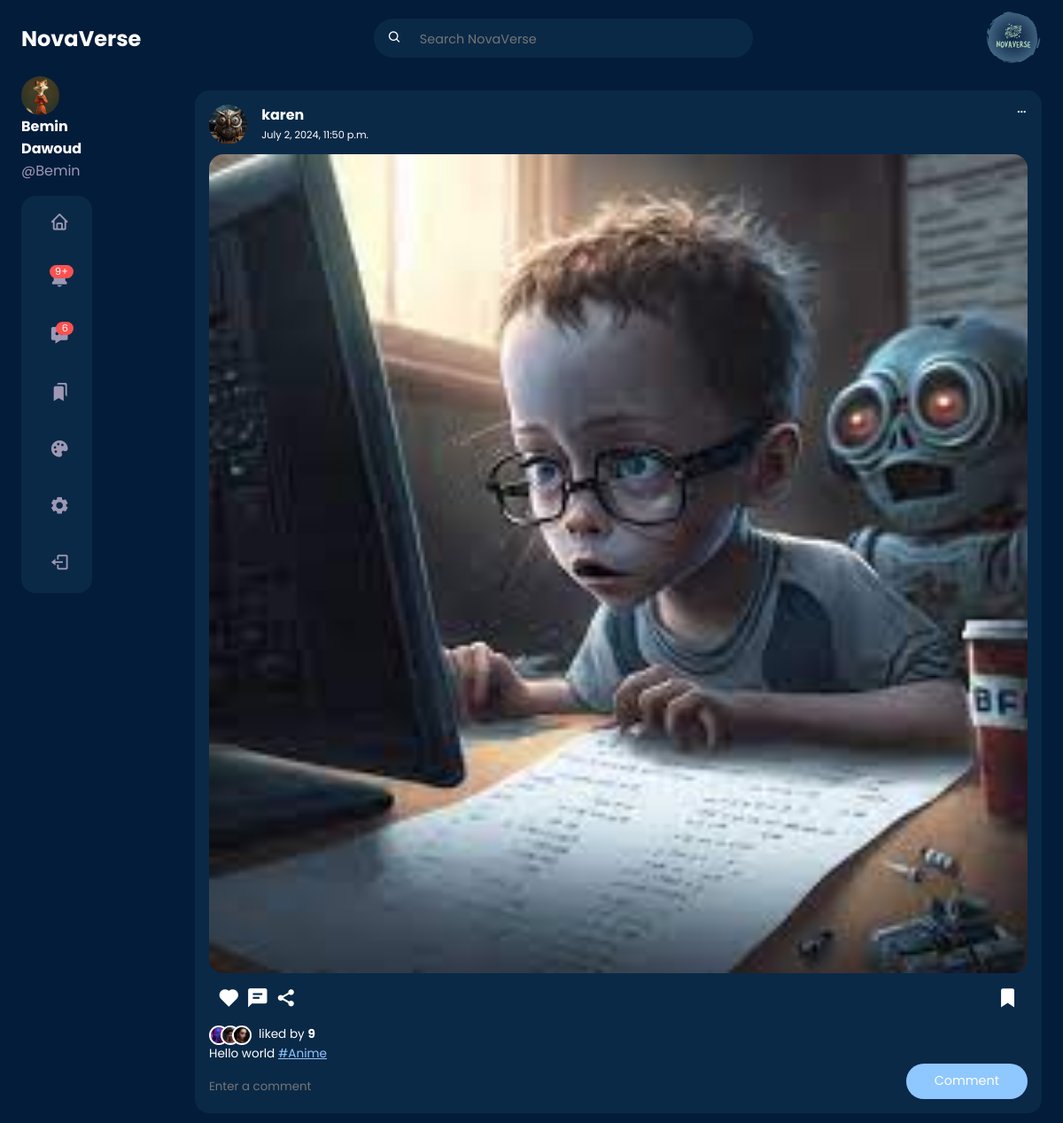
The app's page /post/bec9c615-2260-4670-af3f-07837b4facbf (signed in), older data.
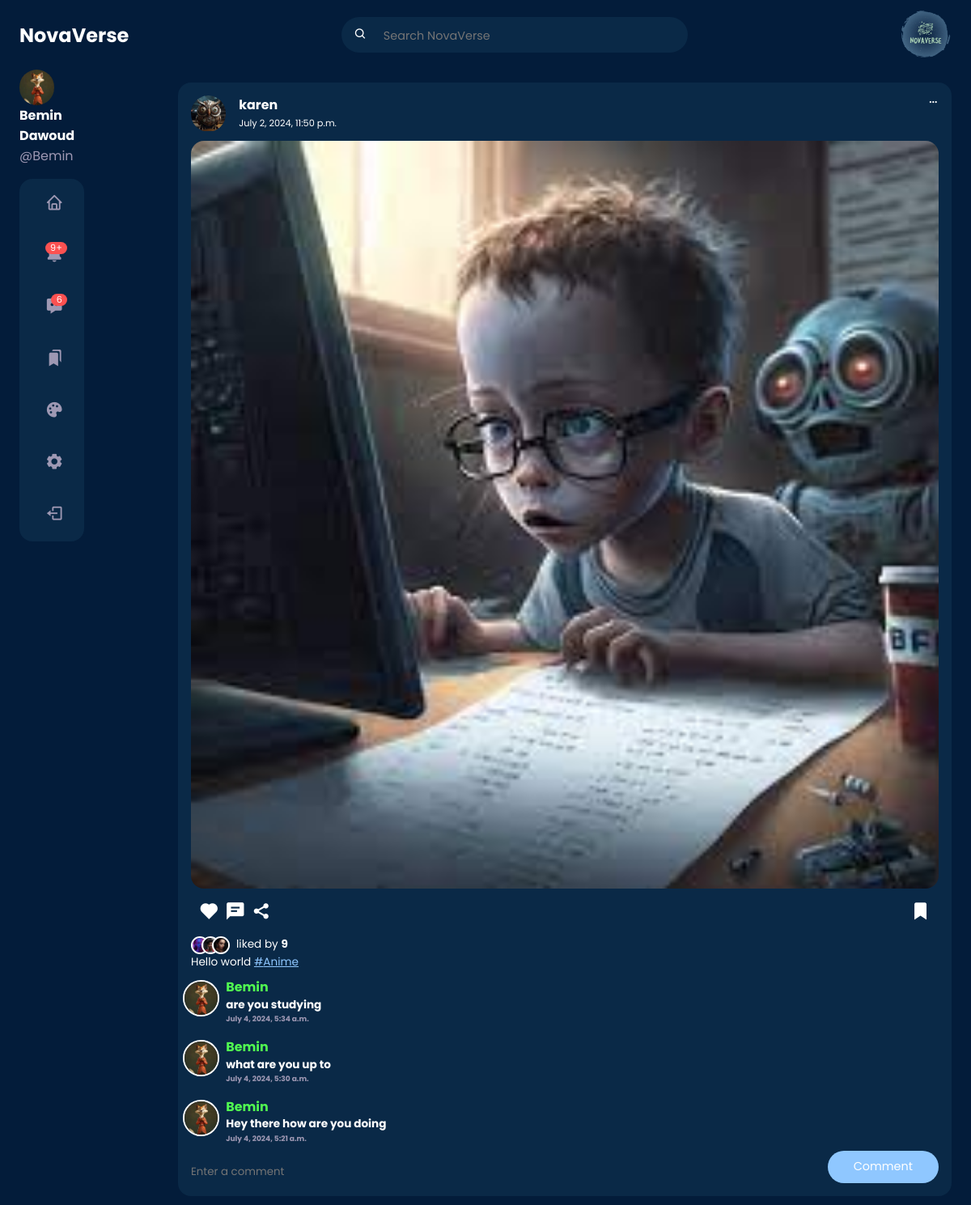
The same page, newer data.
### userauth/models.py (models this page shows, shortened)
class Profile(models.Model):
    user = models.OneToOneField(User, on_delete=models.CASCADE)
    first_name = models.CharField(max_length=100, null=True, blank=True)
    last_name = models.CharField(max_length=100, null=True, blank=True)
    location = models.CharField(max_length=100, null=True, blank=True)
    url = models.URLField(max_length=1000, null=True, blank=True)
    bio = models.TextField(max_length=200, null=True, blank=True)
    created = models.DateField(auto_now_add=True)
    picture = models.ImageField(
        upload_to=user_directory_path,
        null=True,
        blank=True,
        verbose_name="profile-Picture",
    )
    favourite = models.ManyToManyField(Post)

### post/models.py (models this page shows, shortened)
class Post(models.Model):
    id = models.UUIDField(primary_key=True, default=uuid.uuid4, editable=False)
    picture = models.ImageField(
        upload_to=user_directory_path, verbose_name="Picture", null=True
    )
    caption = models.CharField(max_length=10000, verbose_name="Caption")
    posted = models.DateTimeField(auto_now_add=True)
    tags = models.ManyToManyField(Tag, related_name="tags")
    user = models.ForeignKey(User, on_delete=models.CASCADE)
    likes = models.IntegerField(default=0)

class Tag(models.Model):
    title = models.CharField(max_length=100, verbose_name="Tag")
    slug = models.SlugField(null=False, unique=True, default=uuid.uuid1)
    class Meta:
        verbose_name = "Tag"
        verbose_name_plural = "Tags"

### comment/models.py (models this page shows)
class Comment(models.Model):
    post = models.ForeignKey(Post, on_delete=models.CASCADE)
    user = models.ForeignKey(User, on_delete=models.CASCADE)
    body = models.TextField()
    date = models.DateTimeField(auto_now_add=True)

### post/views.py (the view)
# urls.py: path("post/<uuid:post_id>", views.postDetail, name="post-detail"),
def postDetail(request, post_id):
    post = get_object_or_404(Post, id=post_id)
    post_user_profile = Profile.objects.get(user=post.user)
    user_profile = Profile.objects.get(user=request.user)
    comments = Comment.objects.filter(post=post).order_by("-date")
    for comment in comments:
        comment.profile = Profile.objects.get(user=comment.user)
    if request.method == "POST":
        form = CommentForm(request.POST, request.FILES)
        if form.is_valid():
            comment = form.save(commit=False)
            comment.post = post
            comment.user = request.user
            comment.save()
            return HttpResponseRedirect(reverse("post-detail", args=[post_id]))
    else:
        form = CommentForm()
    context = {
        "post": post,
        "user_profile": user_profile,
        "post_user_profile": post_user_profile,
        "comments": comments,
        "form": form,
    }
    return render(request, "post-detail.html", context)

### comment/forms.py
class CommentForm(forms.ModelForm):
    body = forms.CharField(
        widget=forms.TextInput(
            attrs={"class": "input", "placeholder": "Enter a comment"}
        ),
        required=True,
    )
    class Meta:
        model = Comment
        fields = ["body"]

### templates/post-detail.html (shortened to what this page needs)
{% load static %}
<!DOCTYPE html>
<html lang="en">
<head>
	<link rel="stylesheet" href="{% static 'style/home.css' %}">
	<link rel="stylesheet" href="{% static 'style/postdetail.css' %}">
	<link href='https://unpkg.com/boxicons@2.1.4/css/boxicons.min.css' rel='stylesheet'>
</head>
<body>
	{% include "nav.html" %}
	<main>
		<div class="container">
			<div class="left">
				<a href="{% url 'profile' user.username %}" class="profile">
					<div class="profile-photo">
						<a href="{% url 'profile' profile.user.username %}">
							{% if user_profile.picture %}
							<img src="{{ user_profile.picture.url }}" alt="">
							{% else %}
							<img src="{% static 'img/default.jpg' %}" alt="Default Profile Picture">
							{% endif %}
						</a>
					</div>
					<div class="handle">
						<h4>{{user.first_name}} {{user.last_name}}</h4>
						<p class="text-muted">
							@{{user.username}}
						</p>
					</div>
				</a>
				{% include 'sidebar.html' %}
			</div>
			<div class="middle">
				<div class="feeds">
					<div class="feed">
						<div class="head">
							<div class="user">
								<div class="profile-photo">
									<img src="{{ post_user_profile.picture.url}}">
								</div>
								<div class="info">
									<a href="{% url 'profile' post.user.username %}">
										<h3>{{ post.user.username }}</h3>
									</a>
									<small>{{ post.posted }}</small>
								</div>
							</div>
							<span class="edit">
								<i class='bx bx-dots-horizontal-rounded'></i>
							</span>
						</div>
						<div class="photo">
							<img src="{{ post.picture.url }}">
						</div>
						<div class="action-buttons">
							<div class="interaction-buttons">
								<span>
									<a href="{% url 'like' post.id %}" class="like-button" data-id="{{ post.id }}">
										<i id="like-icon-{{ post.id }}"
											class='bx bxs-heart {% if post.user_liked %} liked {% endif %}'></i>
									</a>
								</span>
								<span><i class='bx bxs-comment-detail'></i></span>
								<span><i class='bx bxs-share-alt'></i></span>
							</div>
							<div class="bookmark">
								<span>
									<a href="{% url 'favourite' post.id %}" class="favourite-button"
										data-id="{{post.id}}">
										<i class='bx bxs-bookmark'></i>
									</a>
								</span>
							</div>
						</div>
						<div class="liked-by">
							<span><img src="{% static 'img/profile-10.jpg' %}"></span>
							<span><img src="{% static 'img/profile-11.jpg' %}"></span>
							<span><img src="{% static 'img/profile-12.jpg' %}"></span>
							<p>liked by <b id="like-count-{{ post.id }}"> {{ post.likes }}
								</b></p>
						</div>
						<div class="caption">
							<p>
								{{post.caption}}
								{% for tag in post.tags.all %}
								<a href="{{tag.get_absolute_url}}"><span class="harsh-tag">
										#{{tag.title}}</span></a>
								{% endfor %}
							</p>
						</div>
						<div class="comments">
							{% for comment in comments %}
							<div class="comment">
								<div class="photo">
									<img src="{{comment.profile.picture.url}}">
								</div>
								<div class="body">
									<h3>{{comment.user.username}}</h3>
									<h4>{{comment.body}}</h4>
									<h6 class="text-muted">{{comment.date}}</h6>
								</div>
							</div>
							{% endfor %}
						</div>
						<div class="create-comment">
							<form method="post">
								<div class="input-group">
									{{ form.body }}
								</div>
								<button type="submit" class="btn btn-primary">Comment</button>
							</form>
						</div>
					</div>
				</div>
			</div>
		</div>
	</main>
</body>
</html>

### templates/nav.html
{% load static %}
<nav>
	<div class="container">
		<h2 class="logo">
			NovaVerse
		</h2>
		<div class="search-bar">
			<i class='bx bx-search'></i>
			<input type="search" placeholder="Search NovaVerse">
		</div>
		<div class="create">
			<div class="profile-photo">
				<img src="{% static 'img/Log/NovaVerse.svg' %}" alt="">
			</div>
		</div>
	</div>
</nav>

### templates/sidebar.html (shortened to what this page needs)
{% load static %}
<div class="sidebar">
	<a href="{% url 'home' %}" class="menu-item">
		<span><i class='bx bx-home'></i></span>
	</a>
	<a class="menu-item" id="notifications">
		<span><i class='bx bxs-bell'><small class="notifications-count">9+</small></i></span>
	</a>
	<a href="{% url 'inbox' %}" class="menu-item" id="messages-notifications">
		<span><i class='bx bxs-message-dots'><small class="notifications-count">6</small></i></span>
	</a>
	<a href="{% url 'saved' %}" class="menu-item">
		<span><i class='bx bxs-bookmarks'></i></span>
	</a>
	<a class="menu-item" id="theme">
		<span><i class='bx bxs-palette'></i></span>
	</a>
	<a class="menu-item">
		<span><i class='bx bxs-cog'></i></span>
	</a>
	<a href="{% url 'sign-out' %}" class="menu-item">
		<span><i class='bx bx-log-out'></i></span>
	</a>
</div>

### templates/themes.html (shortened to what this page needs)
{% load static %}

### static/style/home.css (style rules this page uses)
:root { --primary-color-hue: 210; --btn-color: hsl(var(--primary-color-hue), 100%, 78%); --colour-white: hsl(252, 30%, 100%); --colour-light: hsl(252, 30%, 95%); --colour-gray: hsl(252, 15%, 65%); --colour-primary: hsl(213, 89%, 12%); --colour-primary-theme: 10, 41, 73; --colour-secondary: hsl(210, 75%, 16%); --colour-success: hsl(120, 95%, 65%); --colour-danger: hsl(0, 95%, 65%); --border-radius: 2rem; --card-border-radius: 1rem; --btn-padding: 0.6rem 2rem; --search-padding: 0.6rem 1rem; --card-padding: 1rem; --sticky-top-left: 5.4rem; --sticky-top-right: -18rem; --test: hsl(270, 89%, 12%); --test: hsl(270, 89%, 16%); }
* { margin: 0; padding: 0; outline: 0; box-sizing: border-box; font-family: "Poppins", sans-serif; text-decoration: none; border: none; list-style: none; }
a { text-decoration: none; color: inherit; }
body { color: var(--colour-white); background: var(--colour-primary); overflow-x: hidden; }
.container { width: 90%; margin: 0 auto; }
.profile-photo { width: 2.7rem; aspect-ratio: 1/1; border-radius: 50%; overflow: hidden; }
img { display: block; width: 100%; }
.btn { display: inline-block; padding: var(--btn-padding); border-radius: var(--border-radius); cursor: pointer; transition: all 300ms ease; font-size: 0.9rem; }
.btn-primary { background: var(--btn-color); color: var(--colour-white); }
.text-muted { color: var(--colour-gray); }
nav { width: 100%; background-color: var(--colour-primary); padding: 0.7rem 0; position: fixed; top: 0; z-index: 10; }
nav .container { display: flex; align-items: center; justify-content: space-between; }
nav .search-bar { background: var(--colour-secondary); border-radius: var(--border-radius); padding: var(--search-padding); }
nav .search-bar input[type="search"] { background: transparent; width: 30vw; margin-left: 1rem; font-size: 0.9rem; color: var(--colour-white); }
nav .create { display: flex; align-items: center; gap: 2rem; }
nav .create .profile-photo { width: 4rem; }
main { position: relative; top: 5.4rem; }
main .container { display: grid; grid-template-columns: 18vw auto 20vw; column-gap: 2rem; position: relative; }
main .container .left { height: max-content; position: sticky; top: var(--sticky-top-left); }
main .container .left .profile { padding: var(--card-padding); background: var(--colour-secondary); border-radius: var(--card-border-radius); display: flex; align-items: center; column-gap: 1rem; width: 100%; }
.left .sidebar { margin-top: 1rem; background: var(--colour-secondary); border-radius: var(--card-border-radius); }
.left .sidebar .menu-item { display: flex; align-items: center; height: 4rem; cursor: pointer; transition: all 300ms ease; position: relative; }
.left .sidebar i { font-size: 1.4rem; color: var(--colour-gray); margin-left: 2rem; position: relative; }
.left .sidebar i .notifications-count { background: var(--colour-danger); color: white; width: fit-content; font-size: 0.7rem; border-radius: 0.8rem; padding: 0.1rem 0.4rem; position: absolute; top: -0.2rem; right: -0.3rem; }
.middle .feeds .feed { background: var(--colour-secondary); border-radius: var(--card-border-radius); padding: var(--card-padding); margin: 1rem 0; font-size: 0.85rem; line-height: 1.5; }
.middle .feed .head { display: flex; justify-content: space-between; }
.middle .feed .user { display: flex; gap: 1rem; }
.middle .feed .photo { border-radius: var(--card-border-radius); overflow: hidden; margin: 0.7rem 0; }
.middle .feed .action-buttons { display: flex; justify-content: space-between; align-items: center; font-size: 1.6rem; margin: 0.6rem; }
.middle .feed .liked-by { display: flex; }
.middle .feed .liked-by span { width: 1.4rem; height: 1.4rem; display: block; border-radius: 50%; overflow: hidden; border: 2px solid white; margin-left: -0.6rem; }
.middle .feed .liked-by span:first-child { margin: 0; }
.middle .feed .liked-by p { margin-left: 0.5rem; }
.middle .feed .caption a { text-decoration: underline; color: var(--btn-color); }
@media screen and (max-width: 1200px) { .container { width: 96%; } }
@media screen and (max-width: 1200px) { main .container { grid-template-columns: 5rem auto 30vw; gap: 1rem; } }
@media screen and (max-width: 1200px) { .left { width: 5rem; z-index: 5; } }
@media screen and (max-width: 1200px) { main .container .left .profile { display: none; } }

### templates/post-detail.html (style rules this page uses)
main .container { grid-template-columns: 15vw auto; }

Row changes from the older to the newer data that the page shows:
added Comment: profile.picture (picture), user.username "Bemin", body "are you studying", date "July 4, 2024, 5:34 a.m."
added Comment: profile.picture (picture), user.username "Bemin", body "what are you up to", date "July 4, 2024, 5:30 a.m."
added Comment: profile.picture (picture), user.username "Bemin", body "Hey there how are you doing", date "July 4, 2024, 5:21 a.m."
